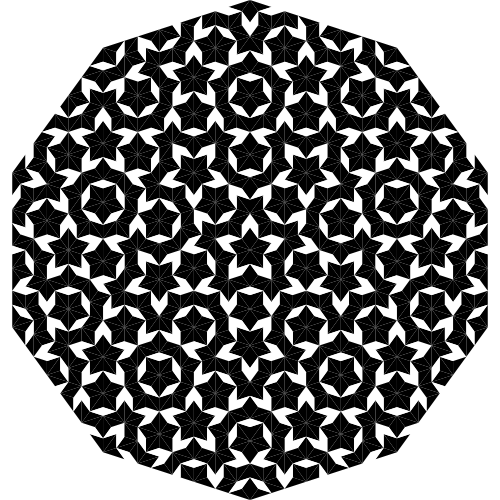
Frame 1 (no input)
Frame 60 (the mouse pressed at the canvas centre just before this capture): identical to frame 1, image omitted
Frame 120 (the mouse held since frame 60 and released just before this capture): identical to frame 1, image omitted

The Processing sketch that drew this single still picture (run headless with seeded random() and noise(); from frame 60 on, the mouse is pressed at the canvas centre):

// Processing sketch: Penrose
// ── Penrose.pde
/*
  Penrose
  —
  Based on explanations found here :
  https://en.wikipedia.org/wiki/Penrose_tiling
  http://preshing.com/20110831/penrose-tiling-explained/
  —
  Developped and tested on : 
    - Processing 3.2.1 on MacOSX (10.12.5)
    
  —
  Julien @v3ga Gachadoat
  www.v3ga.net
  www.2roqs.com
*/

// ------------------------------------------------------------------------------------------------
Sun sun;

// ------------------------------------------------------------------------------------------------
void setup()
{
  size(500, 500);
  sun = new Sun(6, 0.5*height);
}

// ------------------------------------------------------------------------------------------------
void draw()
{

  translate(width/2, height/2);

  background(255);
  noStroke();
  sun.draw();
}
// ── Sun.pde
class Sun
{
  Triangle[] triangles = new Triangle[10];

  Sun(int subdivide, float r)
  {
    for (int i = 0; i < 10; i++)
    {
      float start = (2*i-1) * PI/10;
      float end = (2*i+1) * PI/10;

      PVector A = new PVector(0, 0);
      PVector B = new PVector(r*cos(start), r*sin(start));
      PVector C = new PVector(r*cos(end), r*sin(end));

      triangles[i] = new Triangle(0, A, i%2 == 0 ? B : C, i%2 == 0 ? C : B);
      triangles[i].subdivide(subdivide);
    }
  }

  void draw()
  {
    for (int i = 0; i < 10; i++)
      triangles[i].draw();
  }
}
// ── Triangle.pde
class Triangle
{
  final static float phi = 1.61803398875;

  int type = 0;
  int level = 0;

  PVector A = new PVector();
  PVector B = new PVector();
  PVector C = new PVector();

  Triangle[] children;


  Triangle(int type, PVector A, PVector B, PVector C)
  {
    this.type = type;
    this.level = 0;
    this.A = A;
    this.B = B;
    this.C = C;
  }

  Triangle(int type, PVector A, PVector B, PVector C, int level)
  {
    this.type = type;
    this.level = level;
    this.A = A;
    this.B = B;
    this.C = C;
  }

  void draw()
  {
    if (children != null)
    {
      for (int i=0; i<children.length; i++)
        children[i].draw();
    } else
    {
      fill(type==0 ? 255 : 0);

      beginShape(TRIANGLES);
      vertex(A.x, A.y);
      vertex(B.x, B.y);
      vertex(C.x, C.y);
      endShape();
    }
  }

  void subdivide(int levelMax)
  {
    if (level == levelMax) return;

    if (type == 0)
    {
      PVector P = new PVector(A.x + (B.x-A.x)/phi, A.y + (B.y-A.y)/phi);

      children = new Triangle[2];
      children[0] = new Triangle(0, C, P, B, level+1);
      children[1] = new Triangle(1, P, C, A, level+1);
    } else if (type == 1)
    {
      PVector Q = new PVector(B.x + (A.x-B.x)/phi, B.y + (A.y-B.y)/phi);
      PVector R = new PVector(B.x + (C.x-B.x)/phi, B.y + (C.y-B.y)/phi);

      children = new Triangle[3];
      children[0] = new Triangle(1, R, C, A, level+1);
      children[1] = new Triangle(1, Q, R, B, level+1);
      children[2] = new Triangle(0, R, Q, A, level+1);
    }

    for (int i=0; i<children.length; i++)
      children[i].subdivide(levelMax);
  }
}
